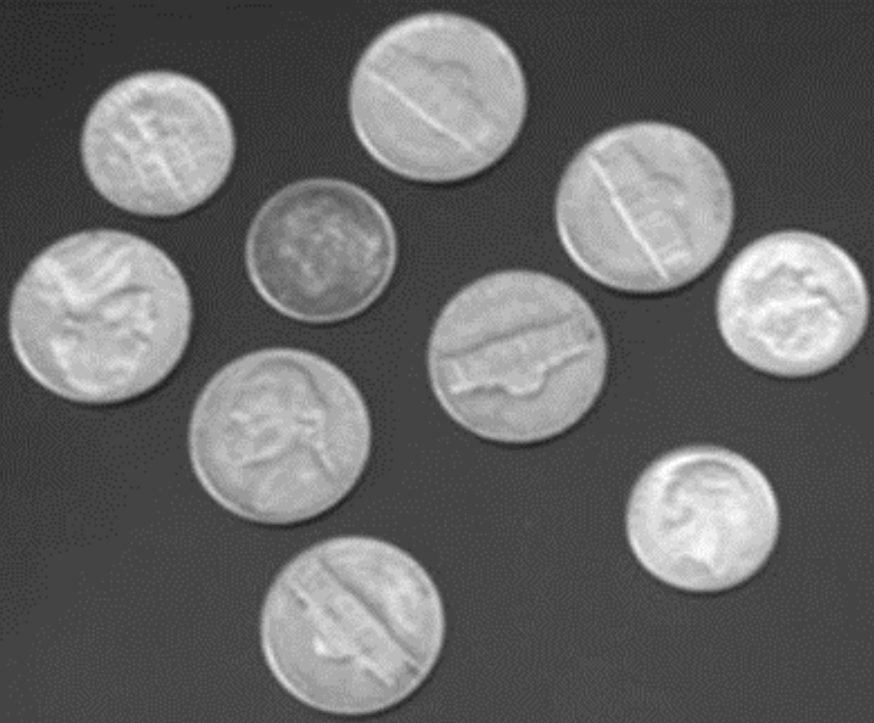
//> input picture code/opencv/_10/build/10.png, 874 x 723 px
$ ./mark_1   (built with g++ and OpenCV 4)
//> lines starting //> are read from the running program, lines starting //| are printed output that depends on the picture; after the words box and inside, x2 and y2 are one past the last pixel; in counts of white or black regions, pixels touching at a corner belong together
#include<iostream>//调用头文件；命名空间；定义全局变量
#include<algorithm>
#include<opencv2/opencv.hpp>
using namespace std;
using namespace cv;
Mat labels,stats,centroids;

int main()//主函数
{
	Mat img=imread("10.png"),src;//创建Mat变量存储原图和处理后的图
//> img is the input picture: 723 rows x 874 cols, CV_8UC3; min 31, max 255, mean 103.5
	imshow("img",img);//显示原图

	threshold(img,src,85,255,THRESH_BINARY);//二值化，大于85取255，反之取0（THRESH_BINARY模式）
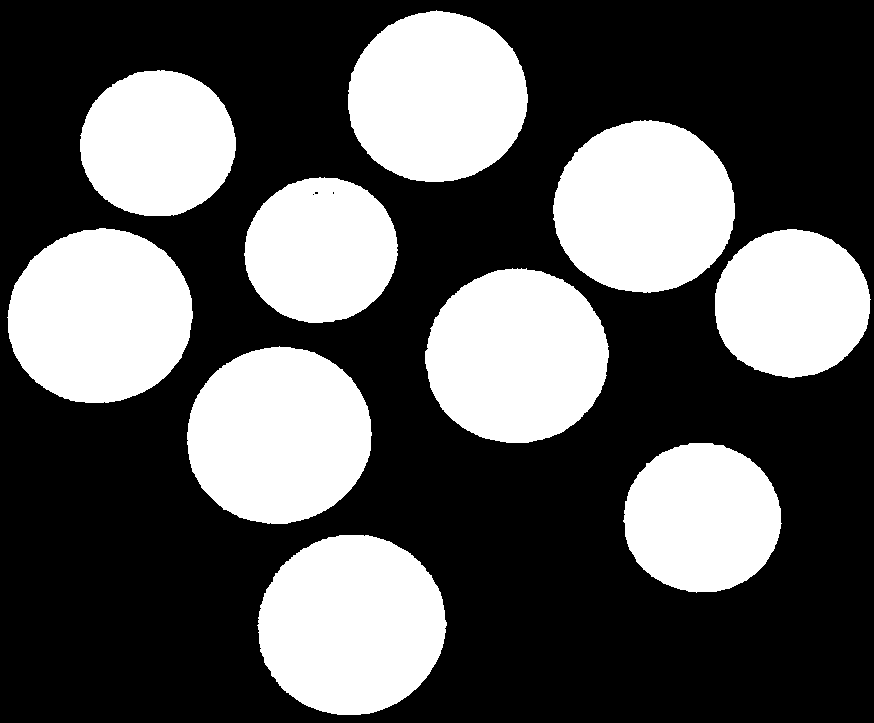
//> src: 723 rows x 874 cols, CV_8UC3; 35.4% white; 10 white regions, largest, box (x1, y1, x2, y2) and area: (257, 535, 447, 715) 26610, (187, 346, 372, 524) 25725, (7, 228, 193, 403) 25382
	dilate(src,src,getStructuringElement(MORPH_ELLIPSE,Size(5,5)));//利用尺寸为（5，5）的椭圆形核进行膨胀，过滤部分黑色杂质
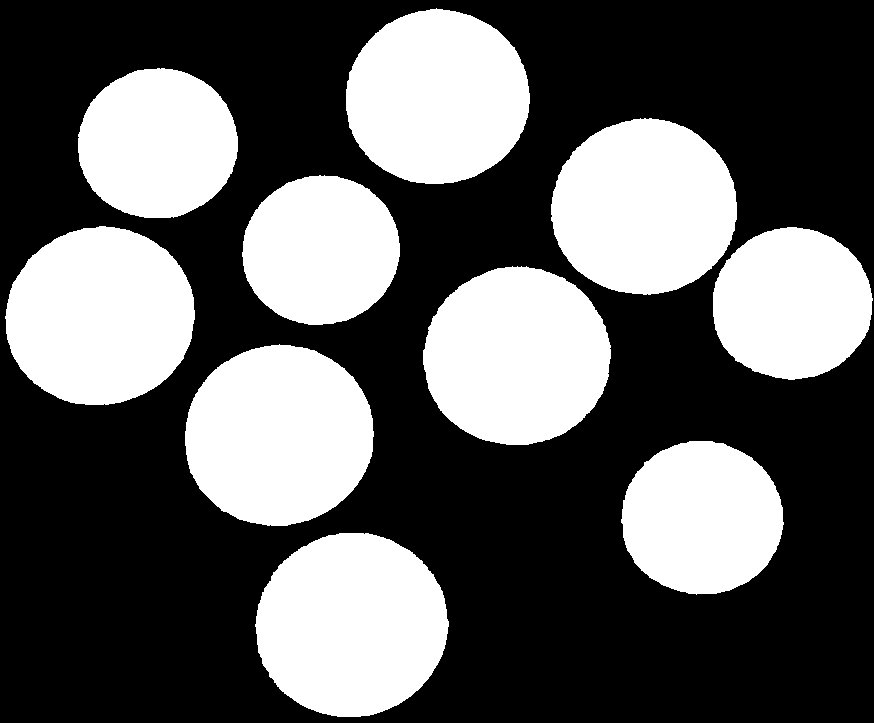
//> src: 723 rows x 874 cols, CV_8UC3; 37.1% white; 10 white regions, largest, box (x1, y1, x2, y2) and area: (255, 533, 449, 717) 27833, (185, 344, 374, 526) 26919, (5, 226, 195, 405) 26566

	vector<Mat> channels;//创建vector变量储存分离通道后的三个通道的值
	split(src,channels);//分离通道
	Mat dst=channels.at(0);//取蓝色通道的值
	int count=connectedComponentsWithStats(dst,labels,stats,centroids);//计算连通域并返回连通域数，标签，统计信息（左上角点坐标，高，宽），重心
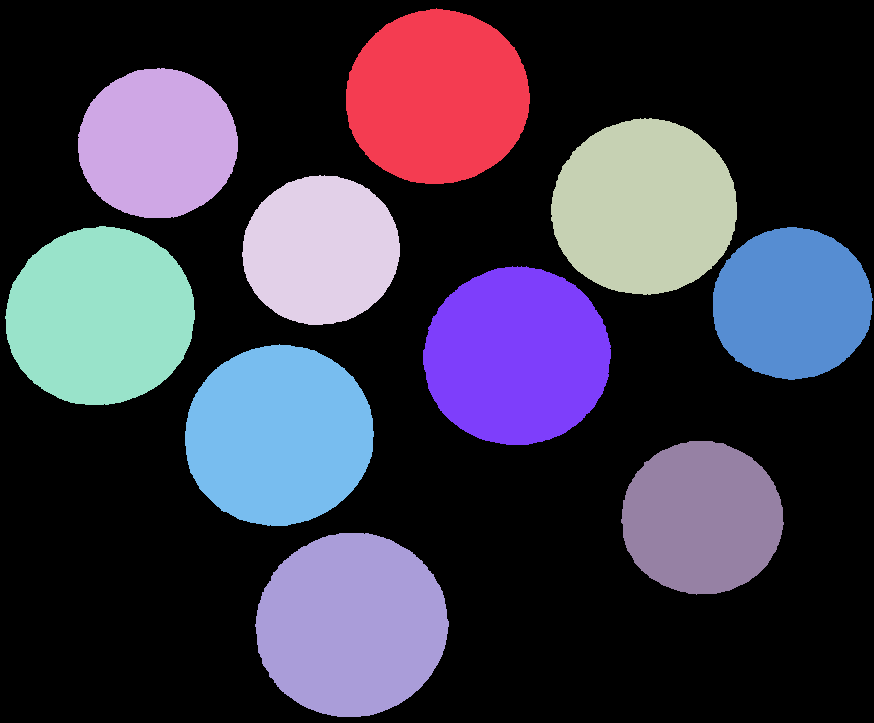
//> labels: 723 rows x 874 cols, CV_32SC1; 11 distinct labels, from 0 to 10; one colour per label, 0 black
//> stats = [[0, 0, 874, 723, 397354], [346, 8, 184, 176, 25286], [78, 68, 160, 150, 18892], [551, 118, 186, 177, 25687], [242, 175, 158, 150, 18488], [5, 226, 190, 179, 26566], [713, 227, 160, 153, 19112], [423, 266, 188, 179, 26229], [185, 344, 189, 182, 26919], [621, 441, 163, 154, 19536], [255, 533, 194, 184, 27833]]; centroids = [[445.6, 378.2], [437, 96.85], [157.2, 143.2], [643.8, 206.9], [320.5, 249.8], [99.64, 315.9], [791.6, 303.4], [516.5, 355.9], [278.5, 435.1], [701.6, 517.6], [351.2, 624.7]]; count = 11
//	imshow("src",src);

	for(int i=1;i<count;i++)//绘制连通域的外接四边形
	{
		Vec2d pt=centroids.at<Vec2d>(1,0);//定义Vec2d变量存储连通域重心
		int x=stats.at<int>(i,CC_STAT_LEFT);//取出统计信息
		int y=stats.at<int>(i,CC_STAT_TOP);
		int width=stats.at<int>(i,CC_STAT_WIDTH);
		int height=stats.at<int>(i,CC_STAT_HEIGHT);
		rectangle(img,Rect(x,y,width,height),Scalar(255,255,0),1,8,0);//绘制矩形
	}
//> this loop made 10 passes
//> (x, y, width, height) on passes 1 to 10: (346, 8, 184, 176), (78, 68, 160, 150), (551, 118, 186, 177), (242, 175, 158, 150), (5, 226, 190, 179), (713, 227, 160, 153), (423, 266, 188, 179), (185, 344, 189, 182), (621, 441, 163, 154), (255, 533, 194, 184)
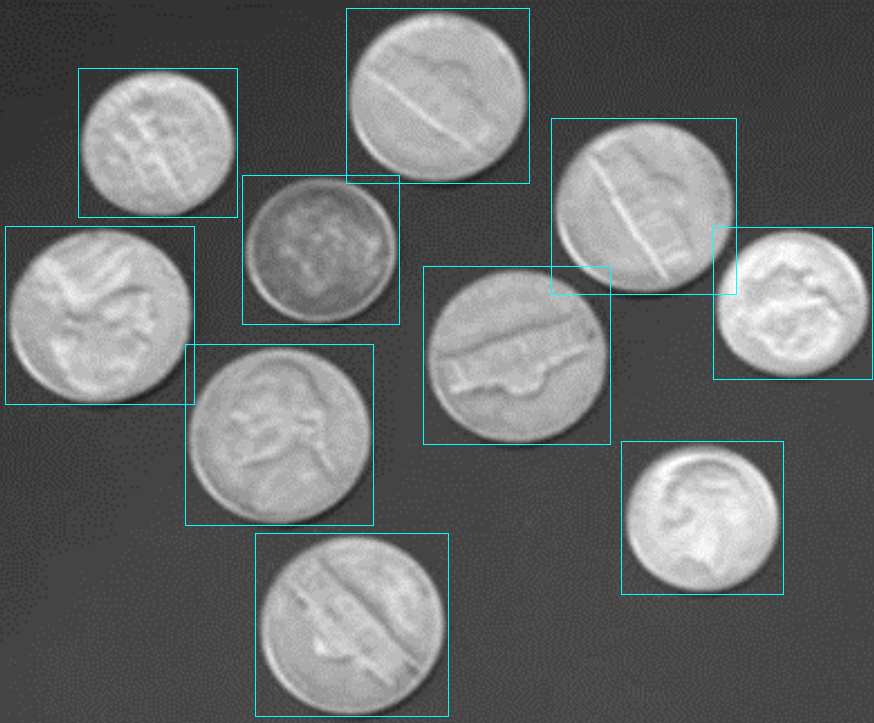
//> img: 723 rows x 874 cols, CV_8UC3; 1.09% of pixels changed, all inside (x1, y1, x2, y2) = (5, 8, 873, 717)
	imshow("ok",img);//显示处理后的图片
	cout<<count-1<<endl;//输出硬币数（要把整个图片的连通域1减掉）
//| 10
	waitKey(0);//按任意键退出
}
